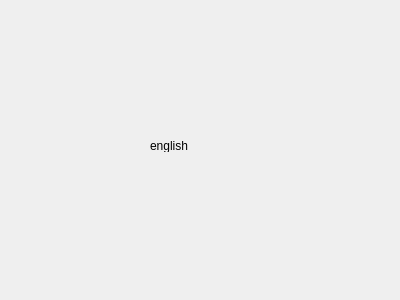
<?xml version="1.0" encoding="UTF-8"?>
<ui version="4.0">
 <class>English</class>
 <widget class="QWidget" name="English">
  <property name="geometry">
   <rect>
    <x>0</x>
    <y>0</y>
    <width>400</width>
    <height>300</height>
   </rect>
  </property>
  <property name="windowTitle">
   <string>Form</string>
  </property>
  <widget class="QLabel" name="label">
   <property name="geometry">
    <rect>
     <x>150</x>
     <y>140</y>
     <width>40</width>
     <height>12</height>
    </rect>
   </property>
   <property name="text">
    <string>english</string>
   </property>
  </widget>
 </widget>
 <resources/>
 <connections/>
</ui>
